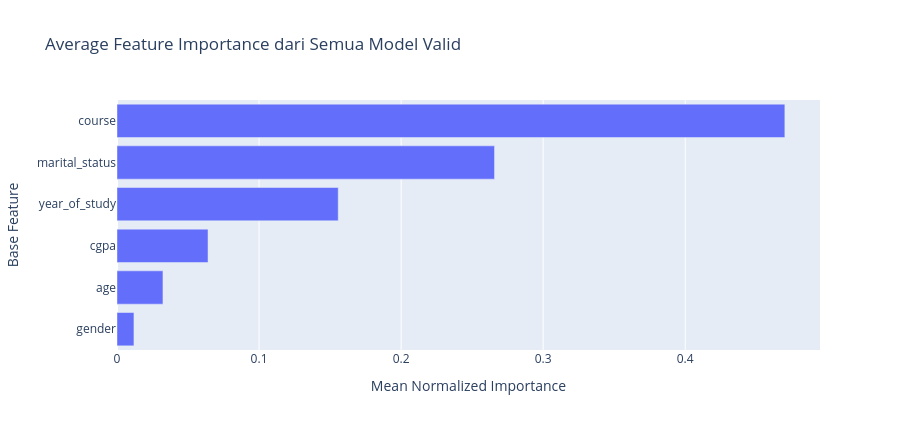

Notebook code for this chart:
### Code cell
import plotly.express as px

fig = px.bar(
    overall_valid_importance,
    x="mean_importance",
    y="base_feature",
    orientation="h",
    title="Average Feature Importance dari Semua Model Valid",
    labels={"mean_importance": "Mean Normalized Importance", "base_feature": "Base Feature"},
)
fig.update_layout(height=430, yaxis={"categoryorder": "total ascending"})
fig.show()

### Figure 1 — Plotly figure (JSON) as saved in the notebook; plotly's stock layout.template omitted (floating-point values rounded to 4 significant figures)
{"data": [{"hovertemplate": "Mean Normalized Importance=%{x}<br>Base Feature=%{y}<extra></extra>", "legendgroup": "", "marker": {"color": "#636efa", "pattern": {"shape": ""}}, "name": "", "orientation": "h", "showlegend": false, "textposition": "auto", "type": "bar", "x": [0.4701, 0.2658, 0.1557, 0.06408, 0.03235, 0.01193], "xaxis": "x", "y": ["course", "marital_status", "year_of_study", "cgpa", "age", "gender"], "yaxis": "y"}], "layout": {"barmode": "relative", "height": 430, "legend": {"tracegroupgap": 0}, "title": {"text": "Average Feature Importance dari Semua Model Valid"}, "xaxis": {"anchor": "y", "domain": [0, 1], "title": {"text": "Mean Normalized Importance"}}, "yaxis": {"anchor": "x", "categoryorder": "total ascending", "domain": [0, 1], "title": {"text": "Base Feature"}}}}
